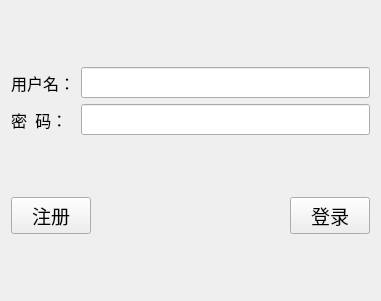
<?xml version="1.0" encoding="UTF-8"?>
<ui version="4.0">
 <class>Client</class>
 <widget class="QWidget" name="Client">
  <property name="geometry">
   <rect>
    <x>0</x>
    <y>0</y>
    <width>381</width>
    <height>301</height>
   </rect>
  </property>
  <property name="windowTitle">
   <string>客户端</string>
  </property>
  <property name="windowIcon">
   <iconset resource="icon.qrc">
    <normaloff>:/client.png</normaloff>:/client.png</iconset>
  </property>
  <layout class="QVBoxLayout" name="verticalLayout">
   <item>
    <layout class="QGridLayout" name="gridLayout">
     <item row="0" column="0">
      <widget class="QLabel" name="label">
       <property name="font">
        <font>
         <family>Agency FB</family>
         <pointsize>12</pointsize>
        </font>
       </property>
       <property name="text">
        <string>用户名：</string>
       </property>
      </widget>
     </item>
     <item row="0" column="1">
      <widget class="QLineEdit" name="name_LE">
       <property name="font">
        <font>
         <family>Agency FB</family>
         <pointsize>12</pointsize>
        </font>
       </property>
      </widget>
     </item>
     <item row="1" column="0">
      <widget class="QLabel" name="label_2">
       <property name="font">
        <font>
         <family>Agency FB</family>
         <pointsize>12</pointsize>
        </font>
       </property>
       <property name="text">
        <string>密  码：</string>
       </property>
      </widget>
     </item>
     <item row="1" column="1">
      <widget class="QLineEdit" name="pwd_LE">
       <property name="font">
        <font>
         <family>Agency FB</family>
         <pointsize>12</pointsize>
        </font>
       </property>
       <property name="echoMode">
        <enum>QLineEdit::Password</enum>
       </property>
      </widget>
     </item>
    </layout>
   </item>
   <item>
    <layout class="QHBoxLayout" name="horizontalLayout">
     <item>
      <widget class="QPushButton" name="regist_PB">
       <property name="font">
        <font>
         <family>Agency FB</family>
         <pointsize>14</pointsize>
        </font>
       </property>
       <property name="text">
        <string>注册</string>
       </property>
      </widget>
     </item>
     <item>
      <spacer name="horizontalSpacer">
       <property name="orientation">
        <enum>Qt::Horizontal</enum>
       </property>
       <property name="sizeHint" stdset="0">
        <size>
         <width>40</width>
         <height>20</height>
        </size>
       </property>
      </spacer>
     </item>
     <item>
      <widget class="QPushButton" name="login_PB">
       <property name="font">
        <font>
         <family>Agency FB</family>
         <pointsize>14</pointsize>
        </font>
       </property>
       <property name="text">
        <string>登录</string>
       </property>
      </widget>
     </item>
    </layout>
   </item>
  </layout>
 </widget>
 <resources>
  <include location="icon.qrc"/>
 </resources>
 <connections/>
</ui>
